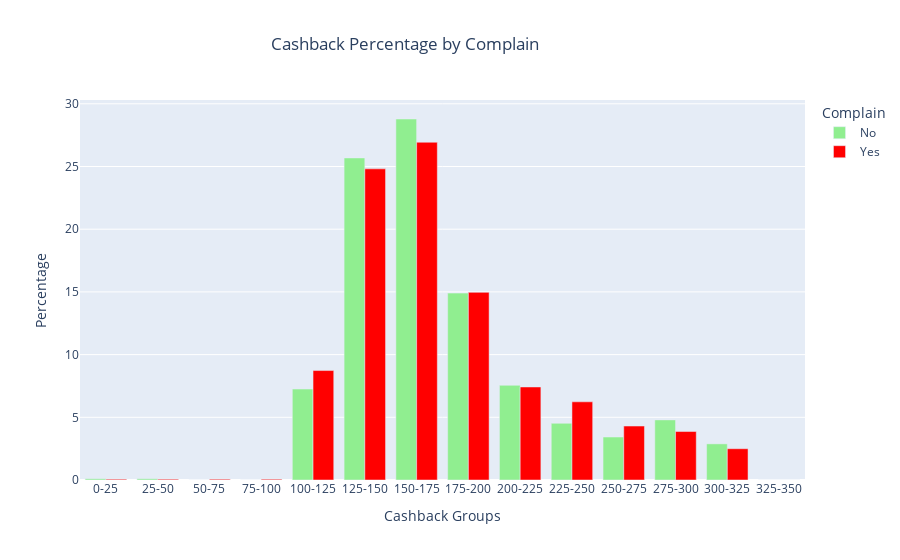

Notebook cell for this chart:
### Code cell
# Complain column As boolean For readability
cashback_by_copmlain['Complain'] = cashback_by_copmlain['Complain'].astype(bool)

# Create a bar plot
fig = px.bar(cashback_by_copmlain,
             x='CashbackGroup',
             y='Percentage',
             color='Complain',
             barmode='group',
             color_discrete_map={False: 'lightgreen', True: 'red'},
             labels={'CashbackGroup': 'Cashback Group', 'Percentage': 'Percentage', 'Complain': 'Complain'},
             title='Cashback Percentage by Complain',
             hover_data={'CashbackGroup': True, 'Percentage': ':,.2f', 'Complain': False})  # Format Percentage to 2 decimals


fig.for_each_trace(lambda trace: trace.update(name='Yes' if trace.name == 'True' else 'No'))

# Update layout
fig.update_layout(
    xaxis_title='Cashback Groups',
    yaxis_title='Percentage',
    barmode='group',
    title={'x':0.45}
)

# Show plot
fig.show()

### Figure 1 — Plotly figure (JSON) as saved in the notebook; plotly's stock layout.template omitted (floating-point values rounded to 4 significant figures)
{"data": [{"alignmentgroup": "True", "customdata": [[false], [false], [false], [false], [false], [false], [false], [false], [false], [false], [false], [false], [false], [false]], "hovertemplate": "Cashback Group=%{x}<br>Percentage=%{y:,.2f}<extra></extra>", "legendgroup": "False", "marker": {"color": "lightgreen", "pattern": {"shape": ""}}, "name": "No", "offsetgroup": "False", "orientation": "v", "showlegend": true, "textposition": "auto", "type": "bar", "x": ["0-25", "25-50", "50-75", "75-100", "100-125", "125-150", "150-175", "175-200", "200-225", "225-250", "250-275", "275-300", "300-325", "325-350"], "xaxis": "x", "y": [0.09935, 0.09935, 0, 0, 7.253, 25.68, 28.79, 14.9, 7.551, 4.521, 3.428, 4.794, 2.881, 0], "yaxis": "y"}, {"alignmentgroup": "True", "customdata": [[true], [true], [true], [true], [true], [true], [true], [true], [true], [true], [true], [true], [true], [true]], "hovertemplate": "Cashback Group=%{x}<br>Percentage=%{y:,.2f}<extra></extra>", "legendgroup": "True", "marker": {"color": "red", "pattern": {"shape": ""}}, "name": "Yes", "offsetgroup": "True", "orientation": "v", "showlegend": true, "textposition": "auto", "type": "bar", "x": ["0-25", "25-50", "50-75", "75-100", "100-125", "125-150", "150-175", "175-200", "200-225", "225-250", "250-275", "275-300", "300-325", "325-350"], "xaxis": "x", "y": [0.06234, 0.06234, 0.06234, 0.06234, 8.728, 24.81, 26.93, 14.96, 7.419, 6.234, 4.302, 3.865, 2.494, 0], "yaxis": "y"}], "layout": {"barmode": "group", "legend": {"title": {"text": "Complain"}, "tracegroupgap": 0}, "title": {"text": "Cashback Percentage by Complain", "x": 0.45}, "xaxis": {"anchor": "y", "domain": [0, 1], "title": {"text": "Cashback Groups"}}, "yaxis": {"anchor": "x", "domain": [0, 1], "title": {"text": "Percentage"}}}}
